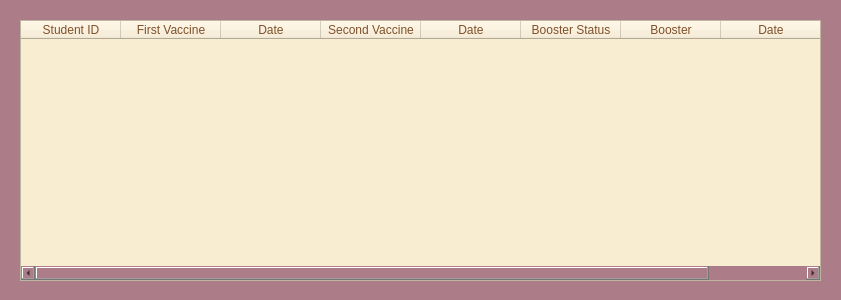
<?xml version="1.0" encoding="UTF-8"?>
<ui version="4.0">
 <class>Dialog</class>
 <widget class="QDialog" name="Dialog">
  <property name="geometry">
   <rect>
    <x>0</x>
    <y>0</y>
    <width>841</width>
    <height>300</height>
   </rect>
  </property>
  <property name="windowTitle">
   <string>VaccinationTable</string>
  </property>
  <property name="styleSheet">
   <string notr="true">background-color: rgb(172, 125, 136);</string>
  </property>
  <widget class="QTableWidget" name="tableVax">
   <property name="geometry">
    <rect>
     <x>20</x>
     <y>20</y>
     <width>801</width>
     <height>261</height>
    </rect>
   </property>
   <property name="layoutDirection">
    <enum>Qt::LeftToRight</enum>
   </property>
   <property name="styleSheet">
    <string notr="true">background-color: rgb(248, 236, 209);
color: rgb(128, 80, 42);
font: 10pt &quot;Impact&quot;;</string>
   </property>
   <column>
    <property name="text">
     <string>Student ID</string>
    </property>
   </column>
   <column>
    <property name="text">
     <string>First Vaccine</string>
    </property>
   </column>
   <column>
    <property name="text">
     <string>Date</string>
    </property>
   </column>
   <column>
    <property name="text">
     <string>Second Vaccine</string>
    </property>
   </column>
   <column>
    <property name="text">
     <string>Date</string>
    </property>
   </column>
   <column>
    <property name="text">
     <string>Booster Status</string>
    </property>
   </column>
   <column>
    <property name="text">
     <string>Booster</string>
    </property>
   </column>
   <column>
    <property name="text">
     <string>Date</string>
    </property>
   </column>
  </widget>
 </widget>
 <resources/>
 <connections/>
</ui>
